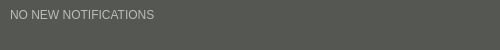
<?xml version="1.0" encoding="UTF-8"?>
<ui version="4.0">
 <class>MainDialog</class>
 <widget class="QDialog" name="MainDialog">
  <property name="enabled">
   <bool>true</bool>
  </property>
  <property name="geometry">
   <rect>
    <x>0</x>
    <y>0</y>
    <width>500</width>
    <height>50</height>
   </rect>
  </property>
  <property name="sizePolicy">
   <sizepolicy hsizetype="Expanding" vsizetype="MinimumExpanding">
    <horstretch>0</horstretch>
    <verstretch>0</verstretch>
   </sizepolicy>
  </property>
  <property name="minimumSize">
   <size>
    <width>500</width>
    <height>50</height>
   </size>
  </property>
  <property name="maximumSize">
   <size>
    <width>500</width>
    <height>400</height>
   </size>
  </property>
  <property name="font">
   <font>
    <family>Ubuntu</family>
   </font>
  </property>
  <property name="windowTitle">
   <string/>
  </property>
  <property name="windowOpacity">
   <double>1.000000000000000</double>
  </property>
  <property name="styleSheet">
   <string notr="true">background-color: rgb(85, 87, 83);
border-color: rgb(85, 87, 83);
color: rgb(255, 255, 255);
</string>
  </property>
  <layout class="QVBoxLayout" name="verticalLayout">
   <property name="spacing">
    <number>0</number>
   </property>
   <property name="leftMargin">
    <number>5</number>
   </property>
   <property name="topMargin">
    <number>0</number>
   </property>
   <property name="rightMargin">
    <number>5</number>
   </property>
   <property name="bottomMargin">
    <number>0</number>
   </property>
   <item>
    <widget class="QFrame" name="mainFrame">
     <property name="sizePolicy">
      <sizepolicy hsizetype="Preferred" vsizetype="MinimumExpanding">
       <horstretch>0</horstretch>
       <verstretch>0</verstretch>
      </sizepolicy>
     </property>
     <property name="minimumSize">
      <size>
       <width>0</width>
       <height>30</height>
      </size>
     </property>
     <property name="maximumSize">
      <size>
       <width>16777215</width>
       <height>30</height>
      </size>
     </property>
     <property name="styleSheet">
      <string notr="true">background-color: rgb(85, 87, 83);
color: rgb(255, 255, 255);
border : 1px solid; 
border-color: rgb(85, 87, 83);</string>
     </property>
     <property name="frameShape">
      <enum>QFrame::StyledPanel</enum>
     </property>
     <property name="frameShadow">
      <enum>QFrame::Raised</enum>
     </property>
     <layout class="QHBoxLayout" name="horizontalLayout_2">
      <property name="spacing">
       <number>0</number>
      </property>
      <property name="leftMargin">
       <number>0</number>
      </property>
      <property name="topMargin">
       <number>0</number>
      </property>
      <property name="rightMargin">
       <number>0</number>
      </property>
      <property name="bottomMargin">
       <number>0</number>
      </property>
      <item>
       <widget class="QLabel" name="notificationLbl">
        <property name="styleSheet">
         <string notr="true">color: rgb(186, 189, 182);
font: 75 bold 10pt &quot;Gotham Rounded&quot;;</string>
        </property>
        <property name="text">
         <string>NO NEW NOTIFICATIONS</string>
        </property>
       </widget>
      </item>
      <item>
       <spacer name="horizontalSpacer">
        <property name="orientation">
         <enum>Qt::Horizontal</enum>
        </property>
        <property name="sizeHint" stdset="0">
         <size>
          <width>40</width>
          <height>20</height>
         </size>
        </property>
       </spacer>
      </item>
      <item>
       <widget class="QPushButton" name="doNotDisturbBtn">
        <property name="sizePolicy">
         <sizepolicy hsizetype="Minimum" vsizetype="Minimum">
          <horstretch>0</horstretch>
          <verstretch>0</verstretch>
         </sizepolicy>
        </property>
        <property name="maximumSize">
         <size>
          <width>30</width>
          <height>30</height>
         </size>
        </property>
        <property name="text">
         <string/>
        </property>
        <property name="icon">
         <iconset>
          <normaloff>icons/icons8-do-not-disturb-30.png</normaloff>icons/icons8-do-not-disturb-30.png</iconset>
        </property>
        <property name="iconSize">
         <size>
          <width>20</width>
          <height>20</height>
         </size>
        </property>
       </widget>
      </item>
      <item>
       <widget class="QPushButton" name="hideBtn">
        <property name="sizePolicy">
         <sizepolicy hsizetype="Minimum" vsizetype="Minimum">
          <horstretch>0</horstretch>
          <verstretch>0</verstretch>
         </sizepolicy>
        </property>
        <property name="maximumSize">
         <size>
          <width>30</width>
          <height>30</height>
         </size>
        </property>
        <property name="text">
         <string/>
        </property>
        <property name="icon">
         <iconset>
          <normaloff>icons/icons8-close-30.png</normaloff>icons/icons8-close-30.png</iconset>
        </property>
        <property name="iconSize">
         <size>
          <width>20</width>
          <height>20</height>
         </size>
        </property>
       </widget>
      </item>
     </layout>
    </widget>
   </item>
   <item>
    <widget class="QListWidget" name="notificationListWidget">
     <property name="enabled">
      <bool>true</bool>
     </property>
     <property name="sizePolicy">
      <sizepolicy hsizetype="Expanding" vsizetype="MinimumExpanding">
       <horstretch>0</horstretch>
       <verstretch>0</verstretch>
      </sizepolicy>
     </property>
     <property name="minimumSize">
      <size>
       <width>0</width>
       <height>0</height>
      </size>
     </property>
     <property name="maximumSize">
      <size>
       <width>16777215</width>
       <height>300</height>
      </size>
     </property>
     <property name="styleSheet">
      <string notr="true">background-color: rgb(85, 87, 83);
color: rgb(255, 255, 255);
border : 1px solid; 
border-color: rgb(85, 87, 83);</string>
     </property>
    </widget>
   </item>
   <item>
    <spacer name="verticalSpacer">
     <property name="orientation">
      <enum>Qt::Vertical</enum>
     </property>
     <property name="sizeHint" stdset="0">
      <size>
       <width>20</width>
       <height>40</height>
      </size>
     </property>
    </spacer>
   </item>
  </layout>
 </widget>
 <resources>
  <include location="../../assets/fonts/gotham-rounded.qrc"/>
 </resources>
 <connections/>
</ui>
